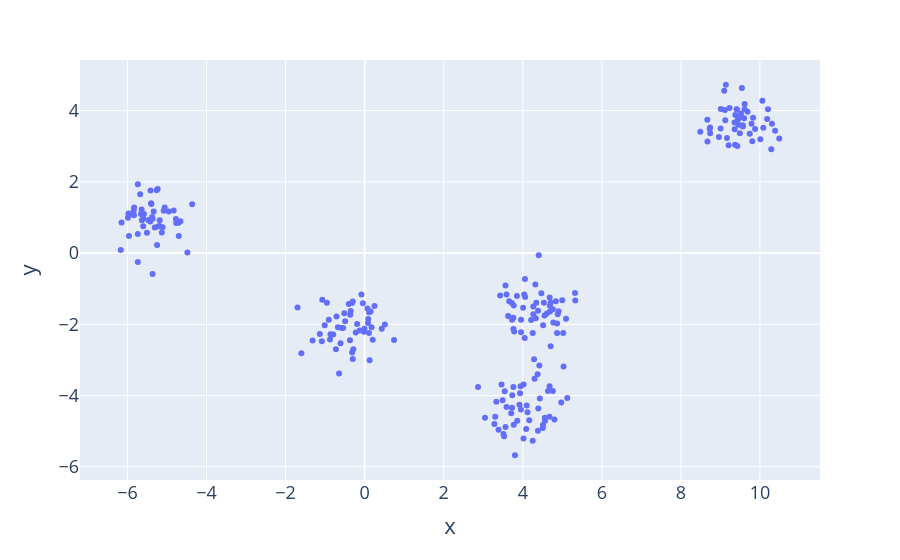

The notebook cell this image was saved under:
### Code cell
from sklearn.datasets import make_blobs
x, y = make_blobs(n_samples=250, centers=5,
                  cluster_std=0.50, random_state=123)
fig = px.scatter(x=x[:, 0], y=x[:, 1])
fig.layout.font.size = 18
fig

### Figure 1 — Plotly figure (JSON) as saved in the notebook; plotly's stock layout.template omitted (floating-point values rounded to 4 significant figures; data arrays with more than 128 entries replaced by an {"elided": "..."} marker saying what was removed)
{"data": [{"hovertemplate": "x=%{x}<br>y=%{y}<extra></extra>", "legendgroup": "", "marker": {"color": "#636efa", "symbol": "circle"}, "mode": "markers", "name": "", "orientation": "v", "showlegend": false, "type": "scatter", "x": {"elided": "250 float values"}, "xaxis": "x", "y": {"elided": "250 float values"}, "yaxis": "y"}], "layout": {"autosize": true, "font": {"size": 18}, "legend": {"tracegroupgap": 0}, "margin": {"t": 60}, "xaxis": {"anchor": "y", "autorange": true, "domain": [0, 1], "range": [-7.159, 11.48], "title": {"text": "x"}, "type": "linear"}, "yaxis": {"anchor": "x", "autorange": true, "domain": [0, 1], "range": [-6.414, 5.462], "title": {"text": "y"}, "type": "linear"}}}
